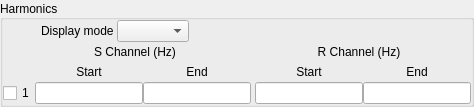
               <widget class="QGroupBox" name="groupBox_settings_harmonics">
                <property name="enabled">
                 <bool>true</bool>
                </property>
                <property name="sizePolicy">
                 <sizepolicy hsizetype="Preferred" vsizetype="Preferred">
                  <horstretch>0</horstretch>
                  <verstretch>0</verstretch>
                 </sizepolicy>
                </property>
                <property name="font">
                 <font>
                  <weight>50</weight>
                  <bold>false</bold>
                 </font>
                </property>
                <property name="title">
                 <string>Harmonics</string>
                </property>
                <property name="alignment">
                 <set>Qt::AlignLeading|Qt::AlignLeft|Qt::AlignVCenter</set>
                </property>
                <property name="flat">
                 <bool>true</bool>
                </property>
                <property name="checkable">
                 <bool>false</bool>
                </property>
                <layout class="QGridLayout" name="gridLayout_5">
                 <property name="leftMargin">
                  <number>0</number>
                 </property>
                 <property name="topMargin">
                  <number>0</number>
                 </property>
                 <property name="rightMargin">
                  <number>0</number>
                 </property>
                 <property name="bottomMargin">
                  <number>0</number>
                 </property>
                 <property name="spacing">
                  <number>0</number>
                 </property>
                 <item row="0" column="0">
                  <layout class="QHBoxLayout" name="horizontalLayout_23">
                   <item>
                    <spacer name="horizontalSpacer_22">
                     <property name="orientation">
                      <enum>Qt::Horizontal</enum>
                     </property>
                     <property name="sizeType">
                      <enum>QSizePolicy::Preferred</enum>
                     </property>
                     <property name="sizeHint" stdset="0">
                      <size>
                       <width>38</width>
                       <height>20</height>
                      </size>
                     </property>
                    </spacer>
                   </item>
                   <item>
                    <widget class="QLabel" name="label_9">
                     <property name="text">
                      <string>Display mode </string>
                     </property>
                     <property name="buddy">
                      <cstring>comboBox_settings_control_dispmode</cstring>
                     </property>
                    </widget>
                   </item>
                   <item>
                    <widget class="QComboBox" name="comboBox_settings_control_dispmode"/>
                   </item>
                   <item>
                    <spacer name="horizontalSpacer_23">
                     <property name="orientation">
                      <enum>Qt::Horizontal</enum>
                     </property>
                     <property name="sizeHint" stdset="0">
                      <size>
                       <width>0</width>
                       <height>20</height>
                      </size>
                     </property>
                    </spacer>
                   </item>
                  </layout>
                 </item>
                 <item row="1" column="0">
                  <layout class="QHBoxLayout" name="horizontalLayout_settings_control_sampref">
                   <property name="spacing">
                    <number>0</number>
                   </property>
                   <item>
                    <spacer name="horizontalSpacer_32">
                     <property name="orientation">
                      <enum>Qt::Horizontal</enum>
                     </property>
                     <property name="sizeType">
                      <enum>QSizePolicy::Fixed</enum>
                     </property>
                     <property name="sizeHint" stdset="0">
                      <size>
                       <width>20</width>
                       <height>20</height>
                      </size>
                     </property>
                    </spacer>
                   </item>
                   <item>
                    <widget class="QLabel" name="label_settings_control_samp">
                     <property name="text">
                      <string>S Channel (Hz)</string>
                     </property>
                     <property name="alignment">
                      <set>Qt::AlignCenter</set>
                     </property>
                    </widget>
                   </item>
                   <item>
                    <widget class="QLabel" name="label_settings_control_ref">
                     <property name="text">
                      <string>R Channel (Hz)</string>
                     </property>
                     <property name="alignment">
                      <set>Qt::AlignCenter</set>
                     </property>
                    </widget>
                   </item>
                  </layout>
                 </item>
                 <item row="3" column="0">
                  <layout class="QGridLayout" name="gridLayout_settings_control_harms">
                   <property name="leftMargin">
                    <number>0</number>
                   </property>
                   <property name="topMargin">
                    <number>0</number>
                   </property>
                   <property name="rightMargin">
                    <number>0</number>
                   </property>
                   <property name="bottomMargin">
                    <number>0</number>
                   </property>
                   <property name="spacing">
                    <number>0</number>
                   </property>
                   <item row="1" column="5">
                    <widget class="QLineEdit" name="lineEdit_endf1_r">
                     <property name="readOnly">
                      <bool>true</bool>
                     </property>
                    </widget>
                   </item>
                   <item row="0" column="1">
                    <widget class="QLabel" name="label_settings_control_label1">
                     <property name="text">
                      <string>Start</string>
                     </property>
                     <property name="alignment">
                      <set>Qt::AlignCenter</set>
                     </property>
                    </widget>
                   </item>
                   <item row="0" column="5">
                    <widget class="QLabel" name="label_settings_control_label2_r">
                     <property name="text">
                      <string>End</string>
                     </property>
                     <property name="alignment">
                      <set>Qt::AlignCenter</set>
                     </property>
                    </widget>
                   </item>
                   <item row="1" column="2">
                    <widget class="QLineEdit" name="lineEdit_endf1">
                     <property name="readOnly">
                      <bool>true</bool>
                     </property>
                    </widget>
                   </item>
                   <item row="1" column="0">
                    <widget class="QCheckBox" name="checkBox_harm1">
                     <property name="sizePolicy">
                      <sizepolicy hsizetype="Preferred" vsizetype="Fixed">
                       <horstretch>0</horstretch>
                       <verstretch>0</verstretch>
                      </sizepolicy>
                     </property>
                     <property name="text">
                      <string>1</string>
                     </property>
                    </widget>
                   </item>
                   <item row="0" column="3">
                    <spacer name="horizontalSpacer_28">
                     <property name="orientation">
                      <enum>Qt::Horizontal</enum>
                     </property>
                     <property name="sizeType">
                      <enum>QSizePolicy::Fixed</enum>
                     </property>
                     <property name="sizeHint" stdset="0">
                      <size>
                       <width>4</width>
                       <height>20</height>
                      </size>
                     </property>
                    </spacer>
                   </item>
                   <item row="0" column="4">
                    <widget class="QLabel" name="label_settings_control_label1_r">
                     <property name="text">
                      <string>Start</string>
                     </property>
                     <property name="alignment">
                      <set>Qt::AlignCenter</set>
                     </property>
                    </widget>
                   </item>
                   <item row="1" column="4">
                    <widget class="QLineEdit" name="lineEdit_startf1_r">
                     <property name="readOnly">
                      <bool>true</bool>
                     </property>
                    </widget>
                   </item>
                   <item row="0" column="2">
                    <widget class="QLabel" name="label_settings_control_label2">
                     <property name="text">
                      <string>End</string>
                     </property>
                     <property name="alignment">
                      <set>Qt::AlignCenter</set>
                     </property>
                    </widget>
                   </item>
                   <item row="1" column="1">
                    <widget class="QLineEdit" name="lineEdit_startf1">
                     <property name="readOnly">
                      <bool>true</bool>
                     </property>
                    </widget>
                   </item>
                  </layout>
                 </item>
                </layout>
               </widget>
